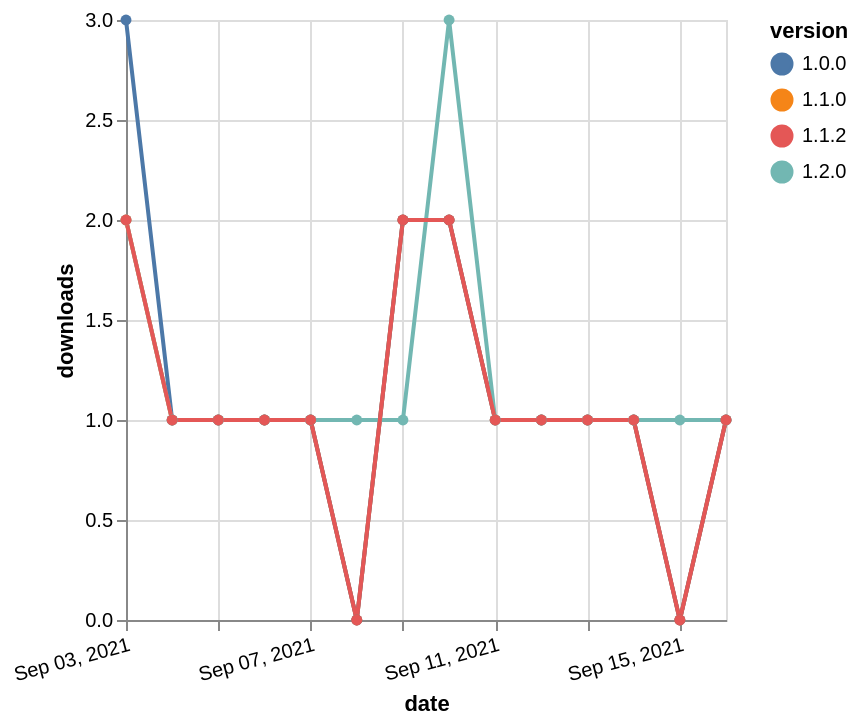

The Vega-Lite source for this figure:
### Vega-Lite specification from a JSON file in a GitHub repository (floating-point values rounded to 4 significant figures)
{"$schema": "https://vega.github.io/schema/vega-lite/v5.json", "description": "A simple bar chart with embedded data.", "data": {"values": [{"date": "2021-09-03", "total": 40, "delta": 2, "version": "1.1.0"}, {"date": "2021-09-04", "total": 41, "delta": 1, "version": "1.1.0"}, {"date": "2021-09-05", "total": 42, "delta": 1, "version": "1.1.0"}, {"date": "2021-09-06", "total": 43, "delta": 1, "version": "1.1.0"}, {"date": "2021-09-07", "total": 44, "delta": 1, "version": "1.1.0"}, {"date": "2021-09-08", "total": 44, "delta": 0, "version": "1.1.0"}, {"date": "2021-09-09", "total": 46, "delta": 2, "version": "1.1.0"}, {"date": "2021-09-10", "total": 48, "delta": 2, "version": "1.1.0"}, {"date": "2021-09-11", "total": 49, "delta": 1, "version": "1.1.0"}, {"date": "2021-09-12", "total": 50, "delta": 1, "version": "1.1.0"}, {"date": "2021-09-13", "total": 51, "delta": 1, "version": "1.1.0"}, {"date": "2021-09-14", "total": 52, "delta": 1, "version": "1.1.0"}, {"date": "2021-09-15", "total": 52, "delta": 0, "version": "1.1.0"}, {"date": "2021-09-16", "total": 53, "delta": 1, "version": "1.1.0"}, {"date": "2021-09-03", "total": 64, "delta": 3, "version": "1.0.0"}, {"date": "2021-09-04", "total": 65, "delta": 1, "version": "1.0.0"}, {"date": "2021-09-05", "total": 66, "delta": 1, "version": "1.0.0"}, {"date": "2021-09-06", "total": 67, "delta": 1, "version": "1.0.0"}, {"date": "2021-09-07", "total": 68, "delta": 1, "version": "1.0.0"}, {"date": "2021-09-08", "total": 68, "delta": 0, "version": "1.0.0"}, {"date": "2021-09-09", "total": 70, "delta": 2, "version": "1.0.0"}, {"date": "2021-09-10", "total": 72, "delta": 2, "version": "1.0.0"}, {"date": "2021-09-11", "total": 73, "delta": 1, "version": "1.0.0"}, {"date": "2021-09-12", "total": 74, "delta": 1, "version": "1.0.0"}, {"date": "2021-09-13", "total": 75, "delta": 1, "version": "1.0.0"}, {"date": "2021-09-14", "total": 76, "delta": 1, "version": "1.0.0"}, {"date": "2021-09-15", "total": 76, "delta": 0, "version": "1.0.0"}, {"date": "2021-09-16", "total": 77, "delta": 1, "version": "1.0.0"}, {"date": "2021-09-03", "total": 27, "delta": 2, "version": "1.2.0"}, {"date": "2021-09-04", "total": 28, "delta": 1, "version": "1.2.0"}, {"date": "2021-09-05", "total": 29, "delta": 1, "version": "1.2.0"}, {"date": "2021-09-06", "total": 30, "delta": 1, "version": "1.2.0"}, {"date": "2021-09-07", "total": 31, "delta": 1, "version": "1.2.0"}, {"date": "2021-09-08", "total": 32, "delta": 1, "version": "1.2.0"}, {"date": "2021-09-09", "total": 33, "delta": 1, "version": "1.2.0"}, {"date": "2021-09-10", "total": 36, "delta": 3, "version": "1.2.0"}, {"date": "2021-09-11", "total": 37, "delta": 1, "version": "1.2.0"}, {"date": "2021-09-12", "total": 38, "delta": 1, "version": "1.2.0"}, {"date": "2021-09-13", "total": 39, "delta": 1, "version": "1.2.0"}, {"date": "2021-09-14", "total": 40, "delta": 1, "version": "1.2.0"}, {"date": "2021-09-15", "total": 41, "delta": 1, "version": "1.2.0"}, {"date": "2021-09-16", "total": 42, "delta": 1, "version": "1.2.0"}, {"date": "2021-09-03", "total": 43, "delta": 2, "version": "1.1.2"}, {"date": "2021-09-04", "total": 44, "delta": 1, "version": "1.1.2"}, {"date": "2021-09-05", "total": 45, "delta": 1, "version": "1.1.2"}, {"date": "2021-09-06", "total": 46, "delta": 1, "version": "1.1.2"}, {"date": "2021-09-07", "total": 47, "delta": 1, "version": "1.1.2"}, {"date": "2021-09-08", "total": 47, "delta": 0, "version": "1.1.2"}, {"date": "2021-09-09", "total": 49, "delta": 2, "version": "1.1.2"}, {"date": "2021-09-10", "total": 51, "delta": 2, "version": "1.1.2"}, {"date": "2021-09-11", "total": 52, "delta": 1, "version": "1.1.2"}, {"date": "2021-09-12", "total": 53, "delta": 1, "version": "1.1.2"}, {"date": "2021-09-13", "total": 54, "delta": 1, "version": "1.1.2"}, {"date": "2021-09-14", "total": 55, "delta": 1, "version": "1.1.2"}, {"date": "2021-09-15", "total": 55, "delta": 0, "version": "1.1.2"}, {"date": "2021-09-16", "total": 56, "delta": 1, "version": "1.1.2"}]}, "width": "container", "mark": {"type": "line", "point": {"filled": true}}, "encoding": {"x": {"field": "date", "type": "temporal", "timeUnit": "yearmonthdate", "title": "date", "axis": {"labelAngle": -15}}, "y": {"field": "delta", "type": "quantitative", "title": "downloads"}, "color": {"field": "version", "type": "nominal"}, "tooltip": {"field": "delta"}}}
